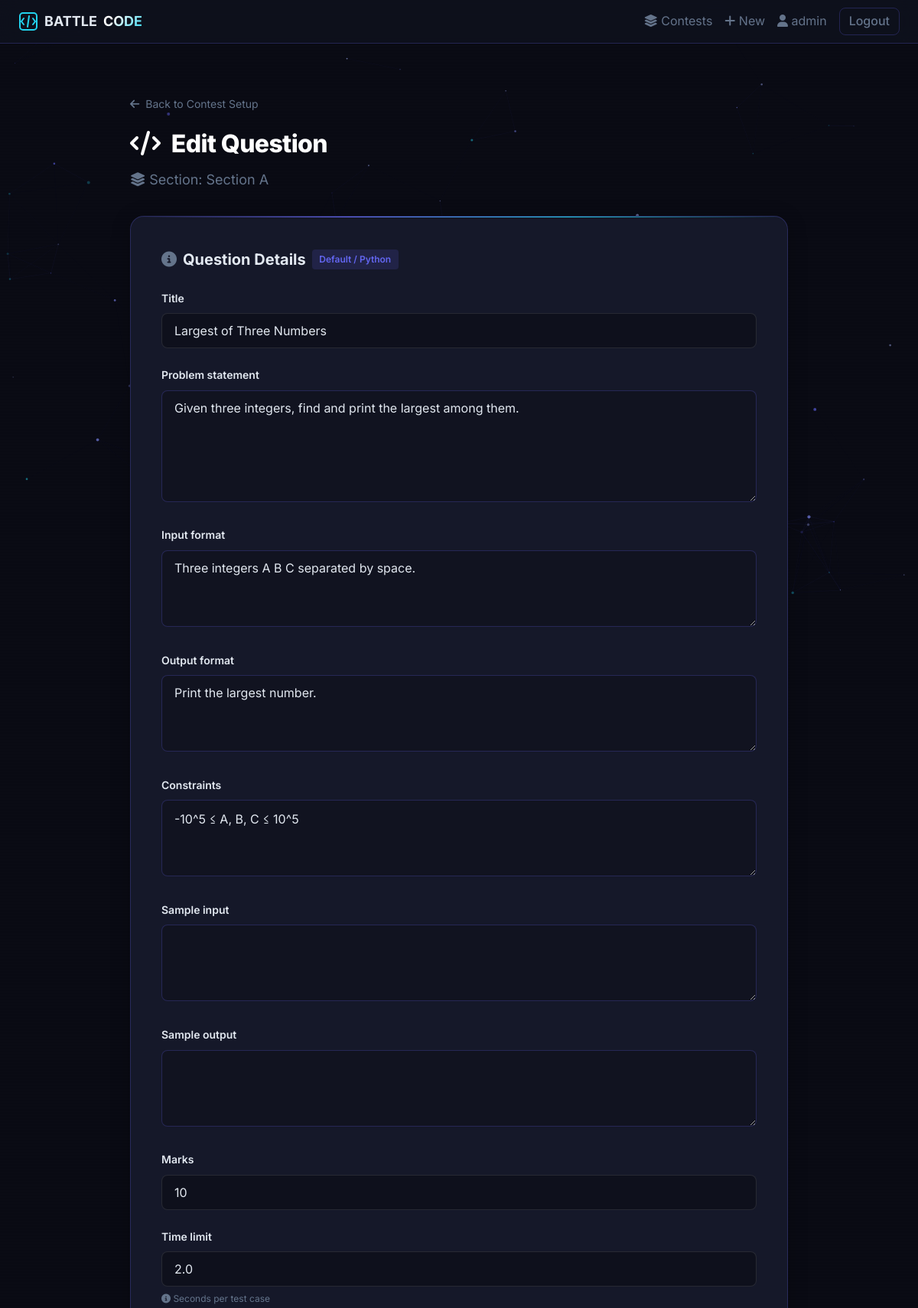
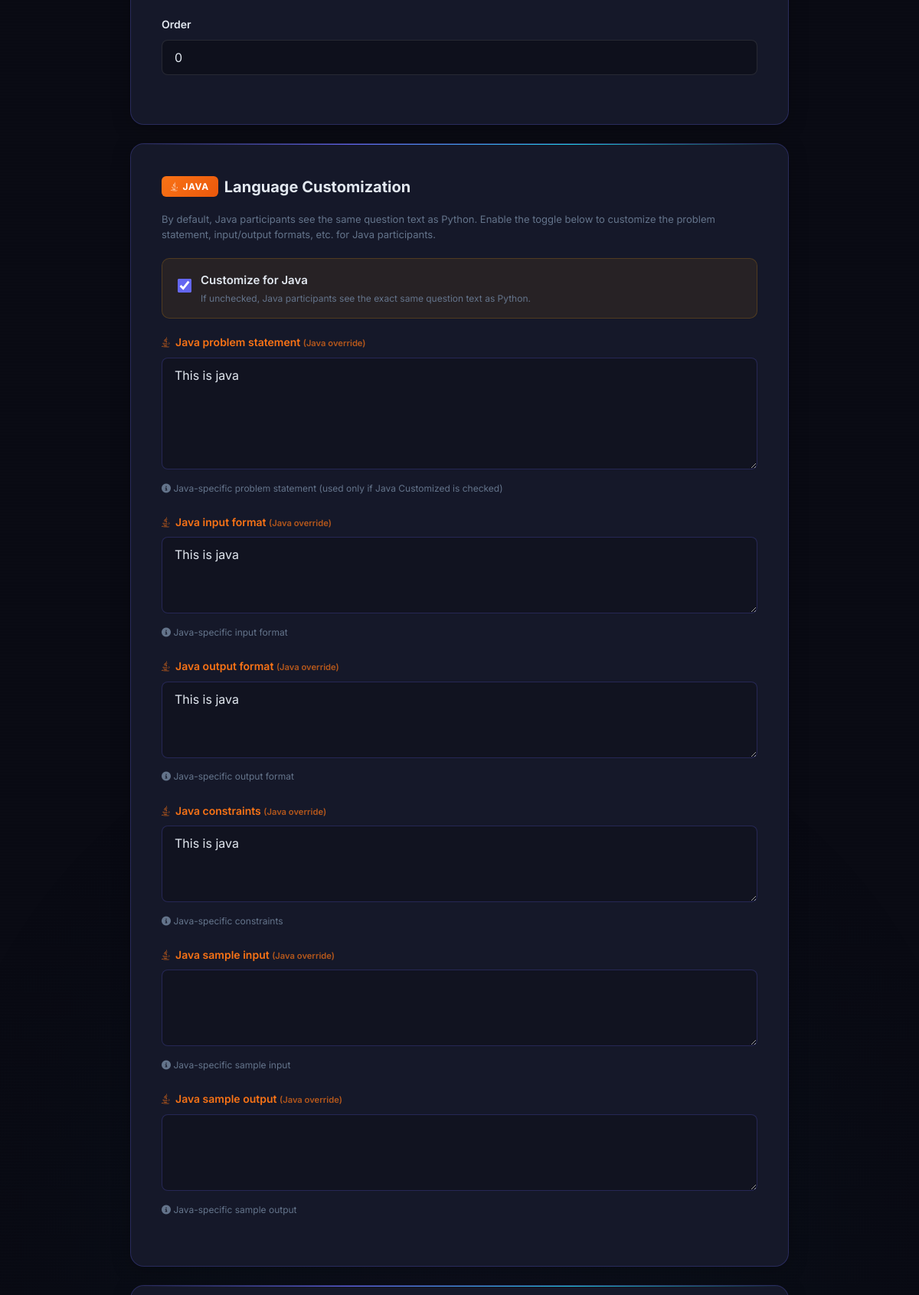
/contests/manage/question/2/edit/ (signed in, upper part), run on the app's committed database (2 pictures, top to bottom).
### apps/accounts/models.py (models this page shows, shortened)
class User(AbstractUser):
    ROLE_CANDIDATE = 'candidate'
    ROLE_ADMIN = 'admin'
    ROLE_CHOICES = [
        (ROLE_CANDIDATE, 'Candidate'),
        (ROLE_ADMIN, 'Admin'),
    ]
    role = models.CharField(max_length=20, choices=ROLE_CHOICES, default=ROLE_CANDIDATE)
    email = models.EmailField(unique=True)
    @property
    def is_contest_admin(self):
        return self.role == self.ROLE_ADMIN or self.is_staff

### apps/contests/models.py (models this page shows, shortened)
class Section(models.Model):
    contest = models.ForeignKey(Contest, on_delete=models.CASCADE, related_name='sections')
    name = models.CharField(max_length=255)
    order = models.PositiveIntegerField(default=1)
    duration = models.PositiveIntegerField(help_text='Duration in minutes')
    is_manual_unlocked = models.BooleanField(
        default=False,
        help_text="Only used if Contest is in Manual Control Mode."
    )
    class Meta:
        ordering = ['order']

class Question(models.Model):
    section = models.ForeignKey(Section, on_delete=models.CASCADE, related_name='questions')
    title = models.CharField(max_length=255)
    problem_statement = models.TextField()
    input_format = models.TextField(blank=True)
    output_format = models.TextField(blank=True)
    constraints = models.TextField(blank=True)
    sample_input = models.TextField(blank=True)
    sample_output = models.TextField(blank=True)
    marks = models.PositiveIntegerField(default=10)
    time_limit = models.FloatField(default=2.0, help_text='Seconds per test case')
    order = models.PositiveIntegerField(default=1)
    created_at = models.DateTimeField(auto_now_add=True)
    java_customized = models.BooleanField(
        default=False,
        help_text='If enabled, Java participants see custom problem text below instead of the default Python text.'
    )
    java_problem_statement = models.TextField(blank=True, help_text='Java-specific problem statement (used only if Java Customized is checked)')
    java_input_format = models.TextField(blank=True, help_text='Java-specific input format')
    java_output_format = models.TextField(blank=True, help_text='Java-specific output format')
    java_constraints = models.TextField(blank=True, help_text='Java-specific constraints')
    java_sample_input = models.TextField(blank=True, help_text='Java-specific sample input')
    java_sample_output = models.TextField(blank=True, help_text='Java-specific sample output')
    class Meta:
        ordering = ['order']

### apps/contests/views.py (the view)
# urls.py: path('manage/question/<int:question_id>/edit/', views.admin_question_edit, name='admin_question_edit'),
@admin_required
def admin_question_edit(request, question_id):
    question = get_object_or_404(Question, id=question_id)
    section = question.section
    if request.method == 'POST':
        form = QuestionForm(request.POST, request.FILES, instance=question)
        formset = TestCaseFormSet(request.POST, request.FILES, instance=question)
        if form.is_valid() and formset.is_valid():
            form.save()
            formset.save()
            messages.success(request, 'Question updated!')
            return redirect('admin_contest_detail', contest_id=section.contest.id)
    else:
        form = QuestionForm(instance=question)
        formset = TestCaseFormSet(instance=question)
    return render(request, 'contests/admin/question_form.html', {
        'form': form, 'formset': formset,
        'section': section, 'question': question, 'action': 'Edit'
    })

### apps/contests/templatetags/contest_extras.py (called while the page is built)
@register.filter
def startswith(value, prefix):
    if isinstance(value, str):
        return value.startswith(prefix)
    return False

### apps/contests/views.py (called while the page is built)
def admin_required(view_func):
    @wraps(view_func)
    def wrapper(request, *args, **kwargs):
        if not request.user.is_authenticated or not request.user.is_contest_admin:
            messages.error(request, 'Admin access required.')
            return redirect('contest_list')
        return view_func(request, *args, **kwargs)
    return wrapper

### templates/contests/admin/question_form.html (shortened to what this page needs)
{% extends 'base.html' %}
{% load contest_extras %}
{% block content %}
<div style="max-width:860px;margin:2rem auto">
  <div class="page-header" style="margin-bottom: 2rem;">
    <a href="{% url 'admin_contest_detail' section.contest.id %}" style="color: var(--color-text-muted); text-decoration: none; font-size: 0.875rem; display: inline-flex; align-items: center; gap: 0.5rem; transition: color 0.2s;">
      <i class="fa-solid fa-arrow-left"></i> Back to Contest Setup
    </a>
    <h1 class="page-title" style="margin-top: 0.75rem; font-size: 2rem; font-weight: 800; background: linear-gradient(135deg, #ffffff 30%, var(--color-cyan)); -webkit-background-clip: text; -webkit-text-fill-color: transparent; background-clip: text; letter-spacing: -0.02em;">
      <i class="fa-solid fa-code" style="color: var(--color-primary); margin-right: 0.5rem;"></i> {{ action }} Question
    </h1>
    <p class="text-muted" style="margin-top: 0.5rem;"><i class="fa-solid fa-layer-group"></i> Section: {{ section.name }}</p>
  </div>
  <form method="post" enctype="multipart/form-data" novalidate>
    <div class="modern-card">
      <h2 style="font-size: 1.25rem; font-weight: 700; margin-bottom: 1.5rem; display: flex; align-items: center; gap: 0.5rem;">
        <i class="fa-solid fa-circle-info text-muted"></i> Question Details
        <span style="font-size: 0.75rem; padding: 0.2rem 0.6rem; background: rgba(99,102,241,0.15); color: var(--color-primary); border-radius: 4px; font-weight: 600;">Default / Python</span>
      </h2>
      {% for field in form %}
        {% if field.name != 'java_customized' and not field.name|startswith:'java_' %}
        <div class="form-group">
          <label class="form-label">{{ field.label }}</label>
          {{ field }}
          {% if field.help_text %}<p class="form-hint"><i class="fa-solid fa-circle-info"></i> {{ field.help_text }}</p>{% endif %}
        </div>
        {% endif %}
      {% endfor %}
    </div>
    <div class="modern-card">
      <h2 style="font-size: 1.25rem; font-weight: 700; margin-bottom: 1rem; display: flex; align-items: center; gap: 0.5rem;">
        <span class="java-badge"><i class="fa-brands fa-java"></i> Java</span> Language Customization
      </h2>
      <p class="text-muted" style="font-size: 0.8125rem; margin-bottom: 1.25rem;">
        By default, Java participants see the same question text as Python. Enable the toggle below to customize the problem statement, input/output formats, etc. for Java participants.
      </p>
      <div class="java-toggle-wrapper" onclick="document.getElementById('id_java_customized').click();">
        <div style="pointer-events: auto;" onclick="event.stopPropagation();">
          {{ form.java_customized }}
        </div>
        <div>
          <div style="font-weight: 600; font-size: 0.9375rem; color: var(--color-text);">Customize for Java</div>
          <div style="font-size: 0.75rem; color: var(--color-text-muted); margin-top: 2px;">If unchecked, Java participants see the exact same question text as Python.</div>
        </div>
      </div>
      <div id="java-fields-section" class="java-section collapsed">
        {% for field in form %}
          {% if field.name|startswith:'java_' and field.name != 'java_customized' %}
          <div class="form-group">
            <label class="form-label" style="color: #f97316;">
              <i class="fa-brands fa-java" style="margin-right: 0.25rem;"></i>
              {{ field.label }}
              <span style="font-size: 0.7rem; opacity: 0.7;">(Java override)</span>
            </label>
            {{ field }}
            {% if field.help_text %}<p class="form-hint"><i class="fa-solid fa-circle-info"></i> {{ field.help_text }}</p>{% endif %}
          </div>
          {% endif %}
        {% endfor %}
      </div>
    </div>
    <div class="modern-card">
    </div>
  </form>
</div>
{% endblock %}

### templates/base.html (shortened to what this page needs)
<!DOCTYPE html>
<html lang="en" data-theme="dark">
<head>
  {% load static %}
  <link rel="stylesheet" href="https://cdnjs.cloudflare.com/ajax/libs/font-awesome/6.4.0/css/all.min.css">
  <link rel="stylesheet" href="{% static 'css/main.css' %}">
</head>
<body>
<nav class="navbar" id="main-nav">
  <div class="nav-inner">
    <a href="{% url 'contest_list' %}" class="nav-brand">
      <svg width="26" height="26" viewBox="0 0 26 26" fill="none" aria-label="BATTLE CODE">
        <rect x="2" y="2" width="22" height="22" rx="4" stroke="var(--color-primary)" stroke-width="2"/>
        <path d="M7 9l-3 4 3 4M19 9l3 4-3 4M14 6l-2 14"
              stroke="var(--color-primary)" stroke-width="2" stroke-linecap="round"/>
      </svg>
      BATTLE <strong>CODE</strong>
    </a>
    <div class="nav-links">
      <a href="{% url 'contest_list' %}"><i class="fa-solid fa-layer-group"></i> Contests</a>
      {% if user.is_authenticated %}
        {% if user.is_contest_admin %}
          <a href="{% url 'admin_contest_create' %}"><i class="fa-solid fa-plus"></i> New</a>
        {% endif %}
        <a href="{% url 'profile' %}"><i class="fa-solid fa-user"></i> {{ user.username }}</a>
        <a href="{% url 'logout' %}" class="btn btn-ghost btn-sm">Logout</a>
      {% else %}
        <a href="{% url 'login' %}" class="btn btn-ghost btn-sm">Login</a>
        <a href="{% url 'register' %}" class="btn btn-primary btn-sm">Register</a>
      {% endif %}
    </div>
  </div>
</nav>
<div class="arena-wrapper">
  <main class="main-content" id="main-content">
    {% block content %}{% endblock %}
  </main>
</div>
</body>
</html>

### static/css/main.css (style rules this page uses)
:root, [data-theme="light"], [data-theme="dark"] { --color-bg: #0a0b14; --color-surface: #111320; --color-surface-2: #151829; --color-surface-offset: rgba(255, 255, 255, 0.05); --color-border: rgba(99, 102, 241, 0.25); --color-text: #e2e8f0; --color-text-muted: #64748b; --color-text-faint: #475569; --color-primary: #6366f1; --color-primary-hover: #818cf8; --color-cyan: #22d3ee; --color-success: #10b981; --color-error: #f43f5e; --color-warning: #f59e0b; --color-accent: #22d3ee; --color-glow-p: rgba(99, 102, 241, 0.35); --shadow-sm: 0 1px 3px rgba(0,0,0,0.3); --shadow-md: 0 4px 16px rgba(0,0,0,0.4); --shadow-lg: 0 12px 40px rgba(0,0,0,0.5); --radius-sm: 0.375rem; --radius-md: 0.5rem; --radius-lg: 0.75rem; --radius-xl: 1rem; --radius-full: 9999px; --space-1: 0.25rem; --space-2: 0.5rem; --space-3: 0.75rem; --space-4: 1rem; --space-5: 1.25rem; --space-6: 1.5rem; --space-8: 2rem; --space-10: 2.5rem; --space-12: 3rem; --space-16: 4rem; --text-xs: clamp(0.75rem, 0.7rem + 0.25vw, 0.875rem); --text-sm: clamp(0.875rem, 0.8rem + 0.35vw, 1rem); --text-base: clamp(1rem, 0.95rem + 0.25vw, 1.125rem); --text-lg: clamp(1.125rem, 1rem + 0.75vw, 1.5rem); --text-xl: clamp(1.5rem, 1.2rem + 1.25vw, 2.25rem); --font-body: 'Inter', 'Helvetica Neue', sans-serif; --font-mono: 'JetBrains Mono', 'Fira Code', monospace; --transition: 180ms cubic-bezier(0.16, 1, 0.3, 1); }
*, *::before, *::after { box-sizing: border-box; margin: 0; padding: 0; }
html { -webkit-font-smoothing: antialiased; scroll-behavior: smooth; }
body { min-height: 100dvh; font-family: var(--font-body); font-size: var(--text-base); color: var(--color-text); background: var(--color-bg); line-height: 1.6; }
img, svg { display: block; max-width: 100%; }
a { color: var(--color-primary); text-decoration: none; }
.navbar { position: sticky; top: 0; z-index: 100; background: var(--color-surface); border-bottom: 1px solid var(--color-border); backdrop-filter: blur(8px); }
.nav-inner { max-width: 1280px; margin: 0 auto; padding: 0 var(--space-6); display: flex; align-items: center; justify-content: space-between; height: 56px; }
.nav-brand { display: flex; align-items: center; gap: var(--space-2); font-size: var(--text-base); font-weight: 700; color: var(--color-text); text-decoration: none; }
.nav-brand strong { color: var(--color-primary); }
.nav-links { display: flex; align-items: center; gap: var(--space-4); }
.nav-links a { font-size: var(--text-sm); color: var(--color-text-muted); transition: color var(--transition); }
.btn { display: inline-flex; align-items: center; gap: var(--space-2); padding: var(--space-2) var(--space-5); border-radius: var(--radius-md); font-size: var(--text-sm); font-weight: 500; transition: all var(--transition); text-decoration: none; border: 1px solid transparent; cursor: pointer; }
.btn-sm { padding: var(--space-1) var(--space-3); font-size: var(--text-xs); }
.btn-ghost { border-color: var(--color-border); color: var(--color-text-muted); }
.main-content { max-width: 1280px; margin: 0 auto; padding: var(--space-8) var(--space-6); }
.page-header { margin-bottom: var(--space-8); }
.page-title { font-size: var(--text-xl); font-weight: 700; margin-bottom: var(--space-2); }
.form-group { margin-bottom: var(--space-5); }
.form-label { display: block; font-size: var(--text-sm); font-weight: 500; margin-bottom: var(--space-2); color: var(--color-text); }
.form-input { width: 100%; padding: var(--space-3) var(--space-4); background: var(--color-surface); border: 1px solid var(--color-border); border-radius: var(--radius-md); font-size: var(--text-sm); color: var(--color-text); transition: border-color var(--transition), box-shadow var(--transition); }
textarea.form-input { resize: vertical; min-height: 100px; }
.form-hint { font-size: var(--text-xs); color: var(--color-text-muted); margin-top: 4px; }
.text-muted { color: var(--color-text-muted); }

### data on the page
User: username "admin"
Section: name "Section A"
Question: form "Largest of Three Numbers" "Given three integers, find and print the largest among them." "Three integers A B C separated by space." "Print the largest number." "-10^5 ≤ A, B, C ≤ 10^5" "10" "2.0" "0", java_customized "☑", form "This is java" "This is java" "This is java" "This is java"

### other printed values
{{ action }} "Edit"
{{ field.label }} "Title" "Problem statement" "Input format" "Output format" "Constraints" "Sample input" "Sample output" "Marks" "Time limit" "Order"
{{ field.help_text }} "Seconds per test case"
{{ field.label }} "Java problem statement" "Java input format" "Java output format" "Java constraints" "Java sample input" "Java sample output"
{{ field.help_text }} "Java-specific problem statement (used only if Java Customized is checked)" "Java-specific input format" "Java-specific output format" "Java-specific constraints" "Java-specific sample input" "Java-specific sample output"
